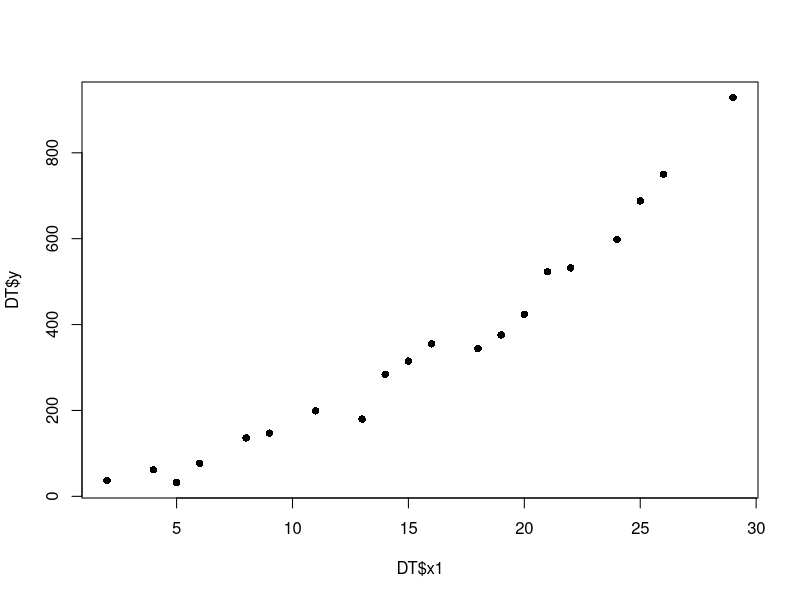
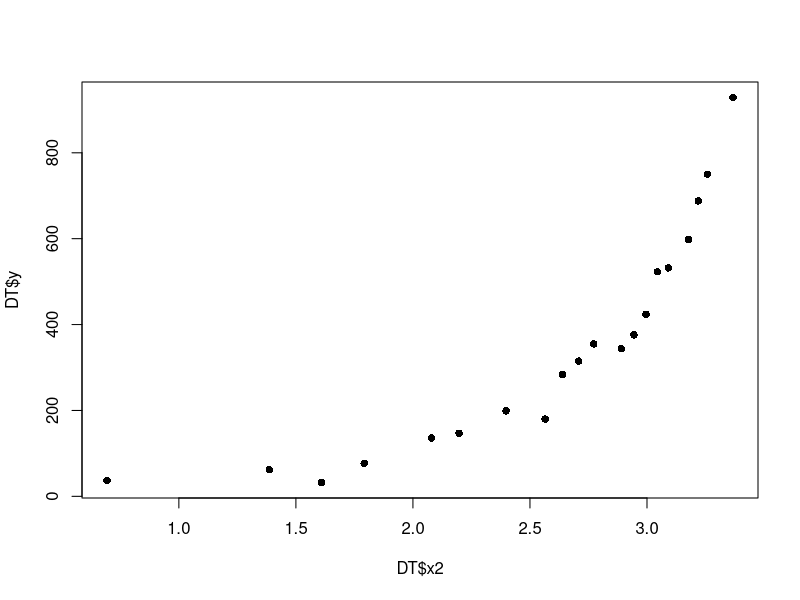
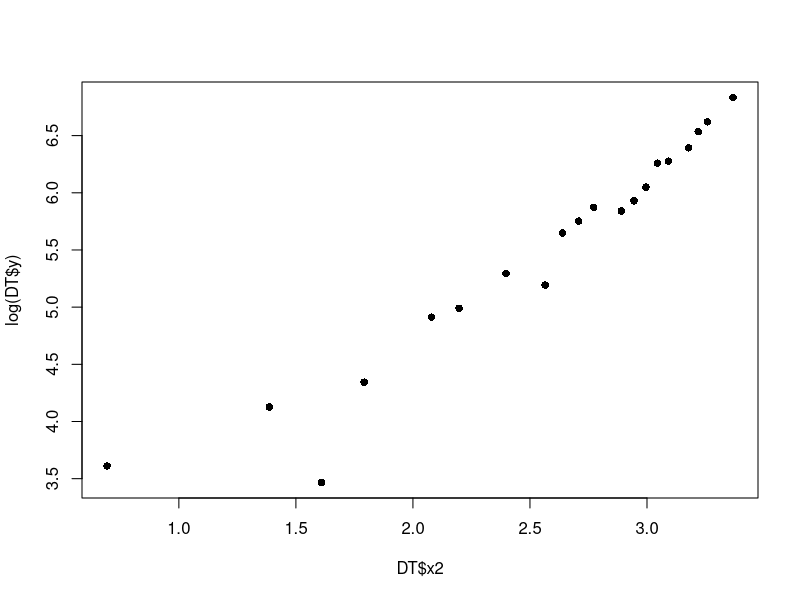
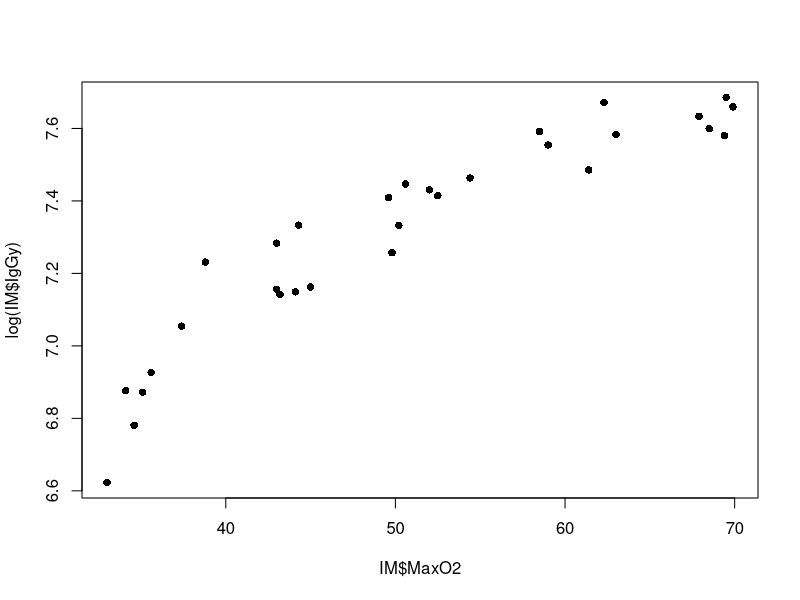

These charts were generated, in order, by the following R code:
## ---- chunk 1
knitr::opts_chunk$set(echo = TRUE)
## ---- chunk 2

setwd("~/Documents/MA362/datasets")
dir()
DT=read.table("DataTransform.txt", sep="\t",header=T)
head(DT)

#Lets check how each predictor variable is related to the response variable
plot(DT$x1, DT$y, pch=16)
plot(DT$x2, DT$y, pch=16)

#Looks like x2 and y have an exponential relationship. So to address this let's apply log to response variable
plot(DT$x2, log(DT$y), pch=16)

#the scatterplot now looks linear, so we will use log y as response variable in our model

logymodel = lm(log(y)~x1+x2, data=DT)
MLRmodel = lm(y~x1+x2, data=DT)
AIC(MLRmodel)
AIC(logymodel)
summary(MLRmodel)
summary(logymodel)

#We can see the log model is favorable over the standard linear model as the AIC drops significantly


## ---- chunk 3
setwd("~/Documents/MA362/datasets")
dir()
IM=read.table("Immunity.txt", sep="\t",header=T)
head(IM)

#With this dataset, we want to predict IGGy (immunity) based on MaxO2 (maximum oxygen intake)
plot(IM$MaxO2, log(IM$IgGy), pch=16)
#looks like y is related to squre root of x as opposed to x. lets see how this transformation changes x

#So we are going to introduce square of MaxO2; lets call the model Max02
IM$MaxO22 = (IM$MaxO2)^2 #adds new variable to dataset
Maxo22model=lm(IM$IgGy~IM$MaxO2+IM$MaxO22)
attach(IM)
SLR=lm(IgGy ~ MaxO2, data=IM)

AIC(Maxo22model)
AIC(SLR)

#Note the AIC values are very close so the variable transformation did not make as much of an impact
